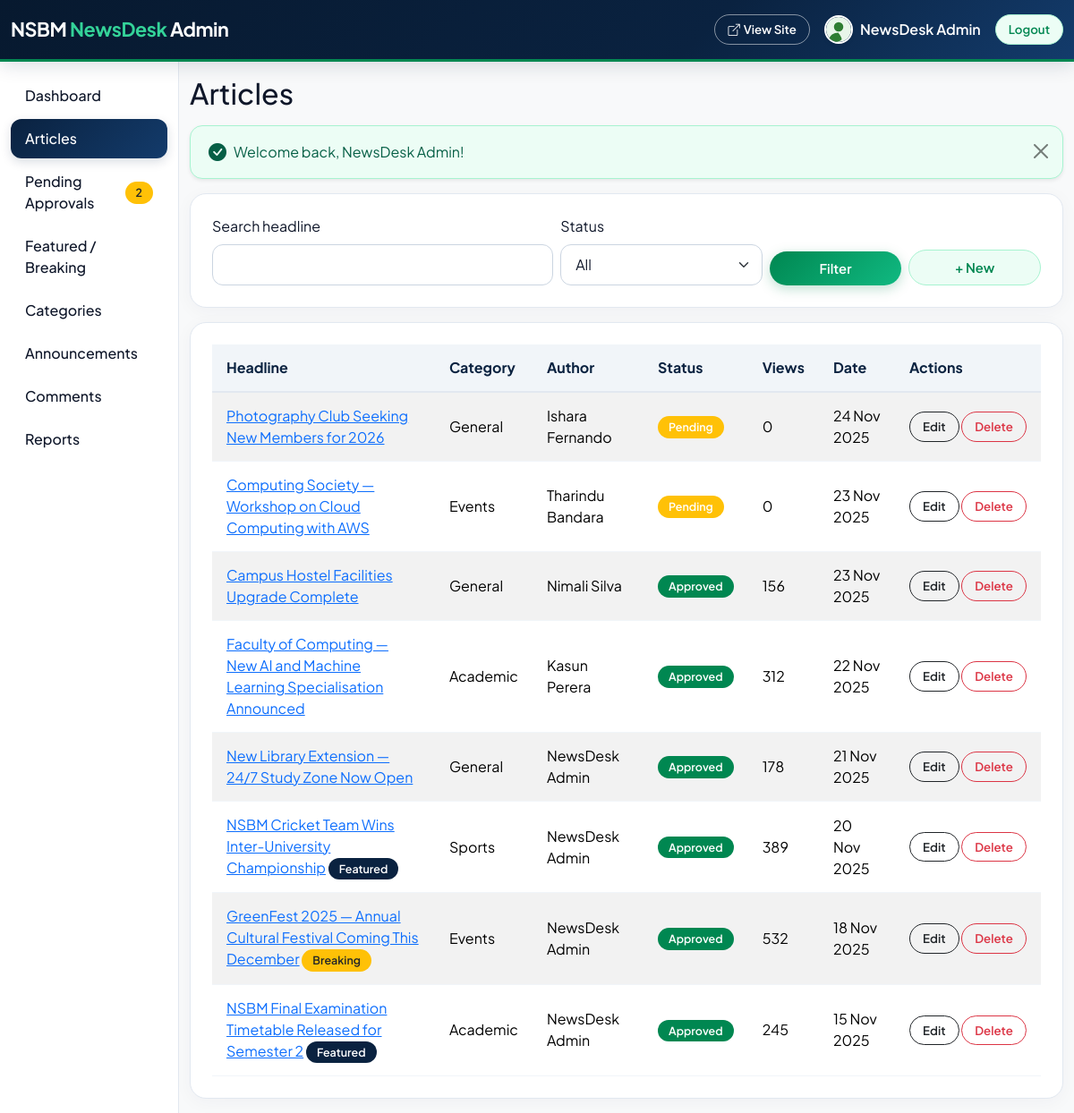
/admin/articles.php (signed in), run on the app's committed database.
### tables this page shows
CREATE TABLE articles (
  id          INT UNSIGNED AUTO_INCREMENT PRIMARY KEY,
  title       VARCHAR(200) NOT NULL,
  body        TEXT NOT NULL,
  image       VARCHAR(255) NULL,
  category_id INT UNSIGNED NOT NULL,
  author_id   INT UNSIGNED NOT NULL,
  status      ENUM('pending','approved','rejected') NOT NULL DEFAULT 'pending',
  is_featured TINYINT(1) NOT NULL DEFAULT 0,
  is_breaking TINYINT(1) NOT NULL DEFAULT 0,
  views       INT UNSIGNED NOT NULL DEFAULT 0,
  created_at  TIMESTAMP NOT NULL DEFAULT CURRENT_TIMESTAMP,
  updated_at  TIMESTAMP NOT NULL DEFAULT CURRENT_TIMESTAMP ON UPDATE CURRENT_TIMESTAMP,
  INDEX idx_status_date (status, created_at),
  CONSTRAINT fk_art_cat  FOREIGN KEY (category_id) REFERENCES categories(id) ON DELETE RESTRICT,
  CONSTRAINT fk_art_user FOREIGN KEY (author_id)   REFERENCES users(id)      ON DELETE CASCADE
);

CREATE TABLE categories (
  id   INT UNSIGNED AUTO_INCREMENT PRIMARY KEY,
  name VARCHAR(60) NOT NULL UNIQUE
);

CREATE TABLE users (
  id            INT UNSIGNED AUTO_INCREMENT PRIMARY KEY,
  name          VARCHAR(100) NOT NULL,
  student_id    VARCHAR(12)  NOT NULL UNIQUE,
  email         VARCHAR(150) NOT NULL UNIQUE,
  password_hash VARCHAR(255) NOT NULL,
  role          ENUM('admin','student') NOT NULL DEFAULT 'student',
  profile_photo VARCHAR(255) NULL DEFAULT NULL,
  created_at    TIMESTAMP NOT NULL DEFAULT CURRENT_TIMESTAMP
);

### admin/articles.php (the view, shortened to what this page needs)
<?php
require_once __DIR__ . '/../includes/auth.php';
require_once __DIR__ . '/../includes/admin_header.php';
require_once __DIR__ . '/../includes/admin_navbar.php';
$q = trim($_GET['q'] ?? '');
$where = '1 = 1';
$params = [];
$st = $pdo->prepare("SELECT a.id, a.title, a.status, a.views, a.created_at, a.is_featured, a.is_breaking, c.name AS cat, u.name AS author
                     FROM articles a
                     JOIN categories c ON c.id = a.category_id
                     JOIN users u ON u.id = a.author_id
                     WHERE $where ORDER BY a.created_at DESC LIMIT 200");
$st->execute($params);
$rows = $st->fetchAll();
?>
<form method="get" class="box mb-3">
  <div class="row g-2 align-items-end">
    <div class="col-md-5">
      <label class="form-label" for="q">Search headline</label>
      <input class="form-control" id="q" name="q" value="<?= e($q) ?>">
    </div>
    <div class="col-md-3">
      <label class="form-label" for="status">Status</label>
      <select class="form-select" id="status" name="status">
        <option value="">All</option>
      </select>
    </div>
    <div class="col-md-2"><button class="btn btn-green w-100">Filter</button></div>
    <div class="col-md-2"><a class="btn btn-light-green w-100" href="article_form.php">+ New</a></div>
  </div>
</form>
<div class="box table-responsive">
  <table class="table table-striped align-middle mb-0">
    <thead class="table-success">
      <tr><th>Headline</th><th>Category</th><th>Author</th><th>Status</th><th>Views</th><th>Date</th><th>Actions</th></tr>
    </thead>
    <tbody>
      <?php foreach ($rows as $r): ?>
        <tr>
          <td>
            <a href="../article.php?id=<?= (int)$r['id'] ?>" target="_blank"><?= e($r['title']) ?></a>
            <?php if ($r['is_featured']): ?><span class="badge bg-primary">Featured</span><?php endif; ?>
            <?php if ($r['is_breaking']): ?><span class="badge bg-warning text-dark">Breaking</span><?php endif; ?>
          </td>
          <td><?= e($r['cat']) ?></td>
          <td><?= e($r['author']) ?></td>
          <td><?= status_badge($r['status']) ?></td>
          <td><?= (int)$r['views'] ?></td>
          <td><?= fmt_date($r['created_at']) ?></td>
          <td class="text-nowrap">
            <a class="btn btn-sm btn-outline-dark" href="article_form.php?id=<?= (int)$r['id'] ?>">Edit</a>
            <form method="post" class="d-inline" onsubmit="return confirm('Delete this article and its comments?');">
              <button class="btn btn-sm btn-outline-danger">Delete</button>
            </form>
          </td>
        </tr>
      <?php endforeach; ?>
    </tbody>
  </table>
</div>
<?php require __DIR__ . '/../includes/admin_footer.php'; ?>

### includes/auth.php (shortened to what this page needs)
<?php
function e($text) {
    return htmlspecialchars((string)$text, ENT_QUOTES, 'UTF-8');
}
function fmt_date($date) {
    return date('d M Y', strtotime($date));
}
function status_badge($status) {
    $colors = ['approved' => 'success', 'pending' => 'warning', 'rejected' => 'danger', 'visible' => 'success', 'hidden' => 'secondary'];
    $color = $colors[$status] ?? 'secondary';
    return '<span class="badge bg-' . $color . '">' . e(ucfirst($status)) . '</span>';
}

### assests/css/style.css (style rules this page uses)
:root { --nsbm-navy: #0a2240; --nsbm-navy-dark: #07192f; --nsbm-navy-light: #133b6b; --nsbm-blue-accent: #2563eb; --green: #008751; --dark-green: #006b40; --light-green: #10b981; --green-mint: #34d399; --green-subtle: #ecfdf5; --bg-page: #f8fafc; --card-bg: #ffffff; --border-color: #e2e8f0; --text-main: #0f172a; --text-muted: #64748b; --bs-success: #008751; --bs-success-rgb: 0, 135, 81; --bs-primary: #0a2240; --bs-primary-rgb: 10, 34, 64; }
body { font-family: 'Plus Jakarta Sans', system-ui, -apple-system, BlinkMacSystemFont, "Segoe UI", Roboto, sans-serif; background-color: var(--bg-page); color: var(--text-main); -webkit-font-smoothing: antialiased; }
.btn { border-radius: 50px; font-weight: 600; padding: 8px 20px; font-size: 0.92rem; transition: all 0.25s cubic-bezier(0.16, 1, 0.3, 1); }
.btn-sm { padding: 6px 14px; font-size: 0.83rem; }
.btn-green { background: linear-gradient(135deg, var(--green) 0%, var(--light-green) 100%); color: #ffffff; border: none; box-shadow: 0 4px 14px rgba(0, 135, 81, 0.25); }
.btn-light-green { background-color: var(--green-subtle); color: var(--green); border: 1.5px solid #a7f3d0; font-weight: 600; }
.box { background-color: var(--card-bg); border: 1px solid var(--border-color); border-radius: 18px; padding: 24px; box-shadow: 0 4px 20px rgba(10, 34, 64, 0.04); transition: all 0.3s ease; }
.badge { border-radius: 50px; font-weight: 600; padding: 6px 12px; font-size: 0.78rem; }
.form-control, .form-select { border-radius: 12px; border: 1.5px solid #cbd5e1; padding: 10px 16px; color: var(--text-main); transition: border-color 0.2s, box-shadow 0.2s; }
.table { background-color: var(--card-bg); border-collapse: separate; border-spacing: 0; }
.table thead th { background-color: #f1f5f9; color: var(--nsbm-navy); font-weight: 700; border-bottom: 2px solid var(--border-color); padding: 14px 16px; }
.table tbody td { padding: 14px 16px; border-bottom: 1px solid #f1f5f9; vertical-align: middle; }

### data on the page
articles: title "Photography Club Seeking New Members for 2026", category.name "General", author.name "Ishara Fernando", status "Pending", views "0", created_at "24 Nov 2025"
articles: title "Computing Society — Workshop on Cloud Computing with AWS", category.name "Events", author.name "Tharindu Bandara", status "Pending", views "0", created_at "23 Nov 2025"
articles: title "Campus Hostel Facilities Upgrade Complete", category.name "General", author.name "Nimali Silva", status "Approved", views "156", created_at "23 Nov 2025"
articles: title "Faculty of Computing — New AI and Machine Learning Specialisation Announced", category.name "Academic", author.name "Kasun Perera", status "Approved", views "312", created_at "22 Nov 2025"
articles: title "New Library Extension — 24/7 Study Zone Now Open", category.name "General", author.name "NewsDesk Admin", status "Approved", views "178", created_at "21 Nov 2025"
articles: title "NSBM Cricket Team Wins Inter-University Championship", is_featured "Featured", category.name "Sports", author.name "NewsDesk Admin", status "Approved", views "389", created_at "20 Nov 2025"
articles: title "GreenFest 2025 — Annual Cultural Festival Coming This December", is_breaking "Breaking", category.name "Events", author.name "NewsDesk Admin", status "Approved", views "532", created_at "18 Nov 2025"
articles: title "NSBM Final Examination Timetable Released for Semester 2", is_featured "Featured", category.name "Academic", author.name "NewsDesk Admin", status "Approved", views "245", created_at "15 Nov 2025"

### other printed values
user()['name'] "NewsDesk Admin"
$link[1] "Dashboard"
$link[1] "Articles"
$link[1] "Pending Approvals"
$pendingCount "2"
$link[1] "Featured / Breaking"
$link[1] "Categories"
$link[1] "Announcements"
$link[1] "Comments"
$link[1] "Reports"
$adminTitle "Articles"
$f[1] "Welcome back, NewsDesk Admin!"
